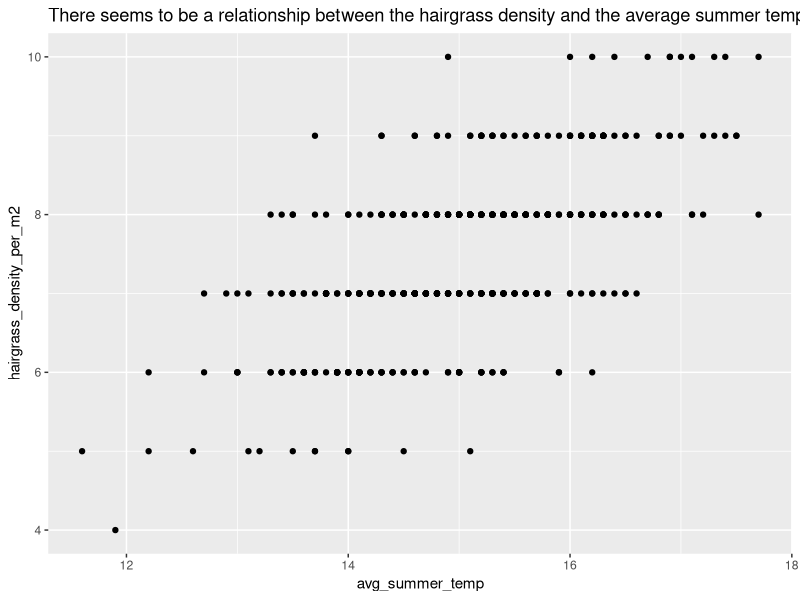
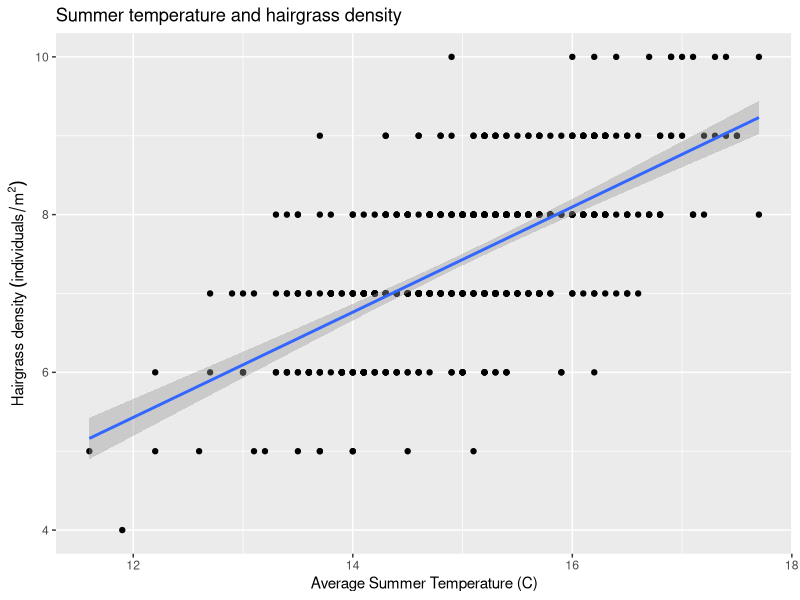

R code for these plots, in order:
## ---- chunk 1
knitr::opts_chunk$set(echo = TRUE)
## ---- chunk 2
library("tidyverse")

hairgrass <- read_csv("hairgrass_data.csv")
## ---- chunk 3
hairgrass %>% summarize(mean(avg_summer_temp), sd(avg_summer_temp))

## ---- chunk 4
hairgrass %>% 
  ggplot(aes(x = avg_summer_temp, y = hairgrass_density_per_m2)) +
  geom_point() +
  ggtitle("There seems to be a relationship between the hairgrass density and the average summer temp")

# I think there is a positive relationship. As temp increases, so does hairgrass density (anything is fine as long as they give some thought)
## ---- chunk 5
r <- cor(y = hairgrass$hairgrass_density_per_m2, x = hairgrass$avg_summer_temp)
r^2 

# This means that 40% of the variation in hairgrass density can be explained by variation in the average summer temperature.

## ---- chunk 6
# hairgrass density = a * avg_summer_temp + b
## ---- chunk 7
# null: There is no relationship between hairgrass density and avg_summer_temp
# alt: There is a relationship between hairgrass density and avg_summer_temp
## ---- chunk 8
mod <- lm(hairgrass$hairgrass_density_per_m2 ~hairgrass$avg_summer_temp)
summary(mod) # 1pt

# the p-value is <2.2e-16 
# We can reject the null hypothesis
# There is a relationship between average summer temperature and hairgrass ensity
# Because it is a positie value, we should consider building a road in areas where it is colder where there will be less hairgrass 

# if they put in the wrong variables and get the incorrect model, they can still get the rest of the points as long as they interpret the one they made correctly
## ---- chunk 9
hairgrass %>% 
  ggplot(aes(x = avg_summer_temp, y = hairgrass_density_per_m2)) +
  geom_point() +
  ggtitle("There seems to be a relationship between the hairgrass density and the average summer temp") +
  geom_smooth(method = "lm") +
  ylab(bquote('Hairgrass density ' (individuals / m^2))) +
  xlab("Average Summer Temperature (C)") +
  ggtitle("Summer temperature and hairgrass density")
